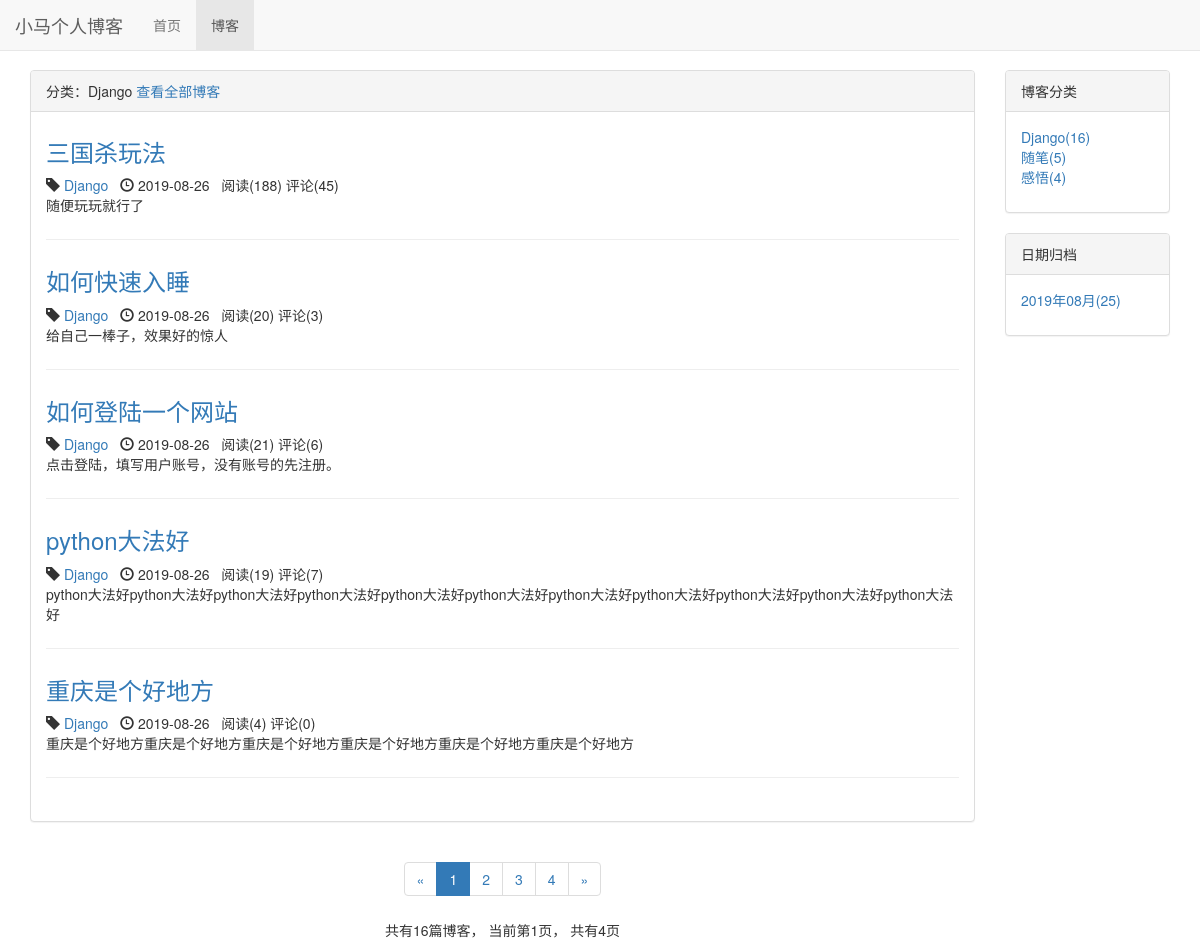
The page /blog/type/1 on the database as committed earlier.
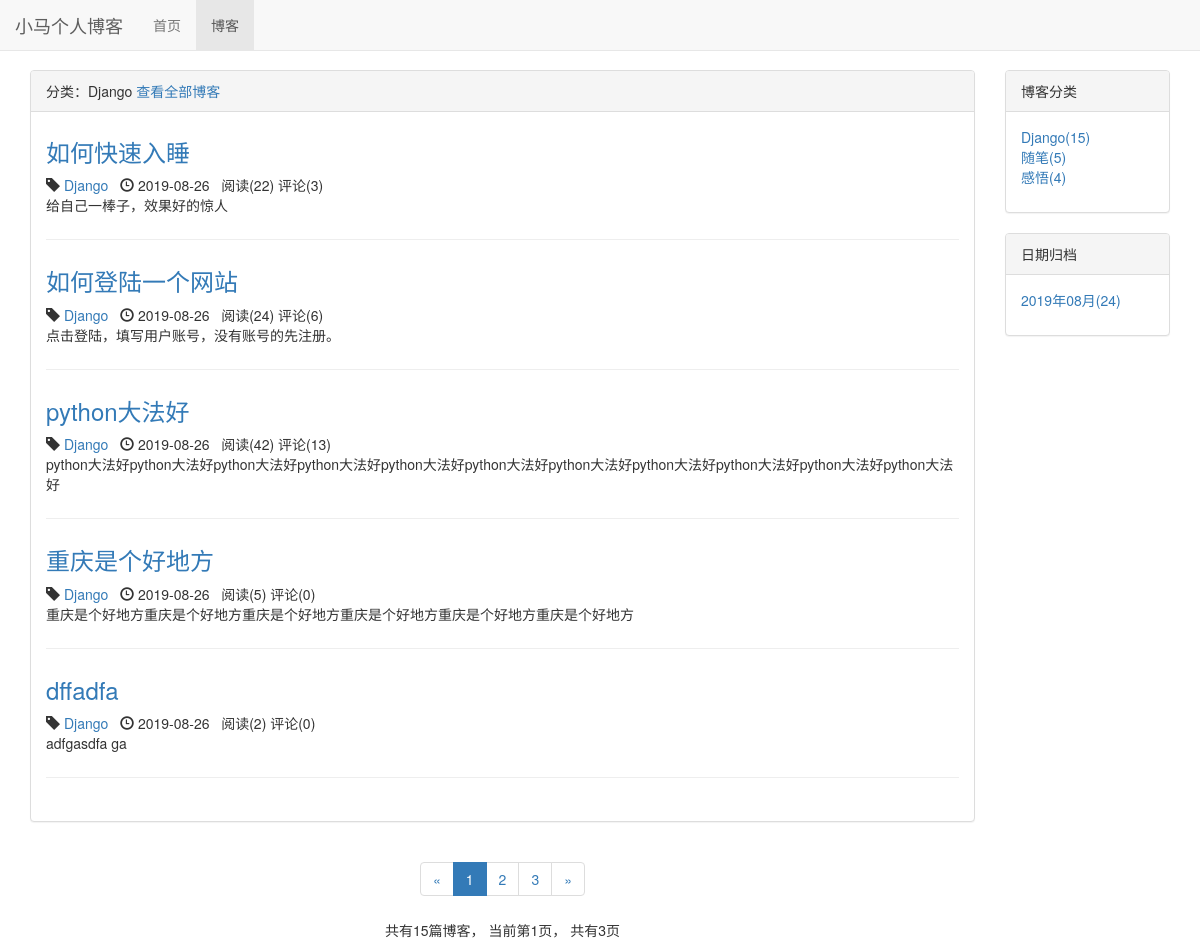
The same page on the database as committed later.
### blog/models.py (models this page shows, shortened)
class Blog(models.Model, ReadNumExpandMethod):
    title = models.CharField(max_length=50)
    blog_type = models.ForeignKey(BlogType, on_delete=models.CASCADE)
    content = RichTextUploadingField()
    author = models.ForeignKey(User, on_delete=models.CASCADE)
    read_details = GenericRelation(ReadDetail)
    created_time = models.DateTimeField(auto_now_add=True)
    last_updated_time = models.DateTimeField(auto_now=True)
    class Meta:
        ordering = ["-created_time"]

class BlogType(models.Model):
    type_name = models.CharField(max_length=15)
    def __str__(self):
        return self.type_name

### read_statistics/models.py (models this page shows)
class ReadNum(models.Model):
    read_num = models.IntegerField(default=0)
    content_type = models.ForeignKey(ContentType, on_delete=models.CASCADE)
    object_id = models.PositiveIntegerField()
    content_object = GenericForeignKey('content_type', 'object_id')

### blog/views.py (the view)
# urls.py: path('type/<int:blog_type_pk>', views.blogs_with_type, name='blogs_with_type'),
def blogs_with_type(request, blog_type_pk):
    blogs_type = get_object_or_404(BlogType, pk=blog_type_pk)
    blogs_all_list = Blog.objects.filter(blog_type=blogs_type)
    context = get_blog_list_common_data(request, blogs_all_list)
    context['blog_type'] = blogs_type
    return render(request, 'blogs_with_type.html', context)

### comment/templatetags/comment_tags.py (called while the page is built)
@register.simple_tag
def get_comment_count(obj):
    content_type = ContentType.objects.get_for_model(obj)
    return Comment.objects.filter(content_type=content_type, object_id=obj.pk).count()

### read_statistics/models.py (called while the page is built)
    def get_read_num(self):
        try:
            ct = ContentType.objects.get_for_model(self)
            readnum = ReadNum.objects.get(content_type=ct, object_id=self.pk)
            return readnum.read_num
        except exceptions.ObjectDoesNotExist:
            return 0

### blog/templates/blogs_with_type.html (shortened to what this page needs)
{% extends 'blog_list.html' %}
{% block blog_list_title %}
    分类：{{ blog_type.type_name }}
    <a href="{% url 'blog_list' %}">查看全部博客</a>
{% endblock %}

### blog/templates/blog_list.html (shortened to what the changed rows need)
{% extends 'base.html' %}
{% load staticfiles %}
{% load comment_tags %}
{% block header_extends %}
    <link rel="stylesheet" type="text/css" href="{% static 'blog.css' %}">
{% endblock %}
{% block content %}
    <div class="container">
        <div class="row">
            <div class="col-xs-12 col-sm-8 col-md-9 col-lg-10">
                <div class="panel panel-default">
                    <div class="panel-heading">{% block blog_list_title %}博客列表{% endblock %}</div>
                    <div class="panel-body">
                        {% for blog in page_of_blogs.object_list %}
                            <div class="blog">
                                <h3><a href="{% url 'blog_detail' blog.pk %}">
                                    {{ blog.title }}</a></h3>
                                <p class="blog-info">
                                    <span class="glyphicon glyphicon-tag"></span>
                                    <a href="{% url 'blogs_with_type' blog.blog_type.pk %}">
                                        {{ blog.blog_type }}</a>&nbsp;&nbsp;
                                    <span class="glyphicon glyphicon-time"></span>
                                    {{ blog.created_time |date:"Y-m-d" }}&nbsp;&nbsp;
                                    阅读({{ blog.get_read_num }})
                                    评论({% get_comment_count blog %})
                                </p>
                                <p>{{ blog.content | striptags | truncatechars:100 }}</p>
                            </div>
                        {% empty %}
                            <div class="blog">
                                <h3>暂无博客</h3>
                            </div>
                        {% endfor %}
                    </div>
                </div>
                <div class="paginator">
                    <ul class="pagination">
                        <li>
                        </li>
                        {% for page_num in page_range %}
                            {% if page_num == page_of_blogs.number %}
                                <li class="active"><span>{{ page_num }}</span></li>
                            {% else %}
                                {% if page_num == "..." %}
                                    <li><span>{{ page_num }}</span></li>
                                {% else %}
                                    <li><a href="?page={{ page_num }}">{{ page_num }}</a></li>
                                {% endif %}
                            {% endif %}
                        {% endfor %}
                        <li>
                        </li>
                    </ul>
                    <p>共有{{ page_of_blogs.paginator.count }}篇博客，
                        当前第{{ page_of_blogs.number }}页，
                        共有{{ page_of_blogs.paginator.num_pages }}页</p>
                </div>
            </div>
            <div class="hidden-xs col-sm-4 col-md-3 col-lg-2">
                <div class="panel panel-default">
                    <div class="panel-body">
                        <ul class="blog-types">
                            {% for blog_type in blog_types %}
                                <li>
                                    <a href="{% url 'blogs_with_type' blog_type.pk %}">
                                        {{ blog_type.type_name }}({{ blog_type.blog_count }})
                                    </a>
                                </li>
                            {% empty %}
                                <li>暂无分类</li>
                            {% endfor %}
                        </ul>
                    </div>
                </div>
                <div class="panel panel-default">
                    <div class="panel-body">
                        <ul>
                            {% for blog_date, blog_count in blog_dates.items %}
                                <li><a href="{% url 'blogs_with_date' blog_date.year blog_date.month %}">
                                    {{ blog_date |date:"Y年m月" }}({{ blog_count }})</a></li>
                            {% endfor %}
                        </ul>
                    </div>
                </div>
            </div>
        </div>
    </div>
{% endblock %}

Rows that differ between the two databases and show on the page:
removed Blog: title "三国杀玩法", blog_type "Django", created_time "2019-08-26", get_read_num "188", id "45", content "随便玩玩就行了"
computed for BlogType "Django": blog_count "16" → "15"
changed through a linked row, Blog "如何快速入睡": get_read_num "20" → "22"
changed through a linked row, Blog "如何登陆一个网站": get_read_num "21" → "24"
changed through a linked row, Blog "python大法好": get_read_num "19" → "42"; id "7" → "13"
changed through a linked row, Blog "重庆是个好地方": get_read_num "4" → "5"
now on this page (row unchanged): Blog: title "dffadfa", blog_type "Django", created_time "2019-08-26", get_read_num "2", id "0", content "adfgasdfa ga"
Other text that changed with them:
{{ page_of_blogs.paginator.count }}: "16" → "15"
{{ page_of_blogs.paginator.num_pages }}: "4" → "3"
new list line: "2019年08月 ( 24 )"
list line gone: "4"
list line gone: "2019年08月 ( 25 )"
